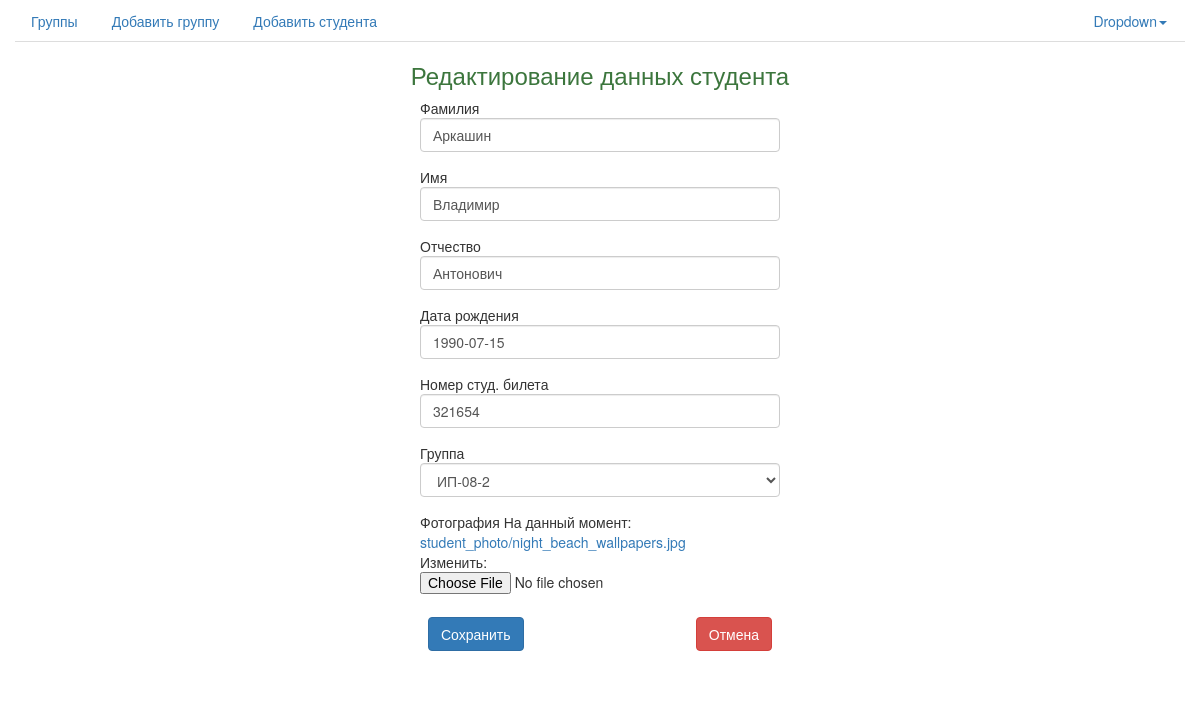
The page /edit_student/10/ on the database as committed earlier.
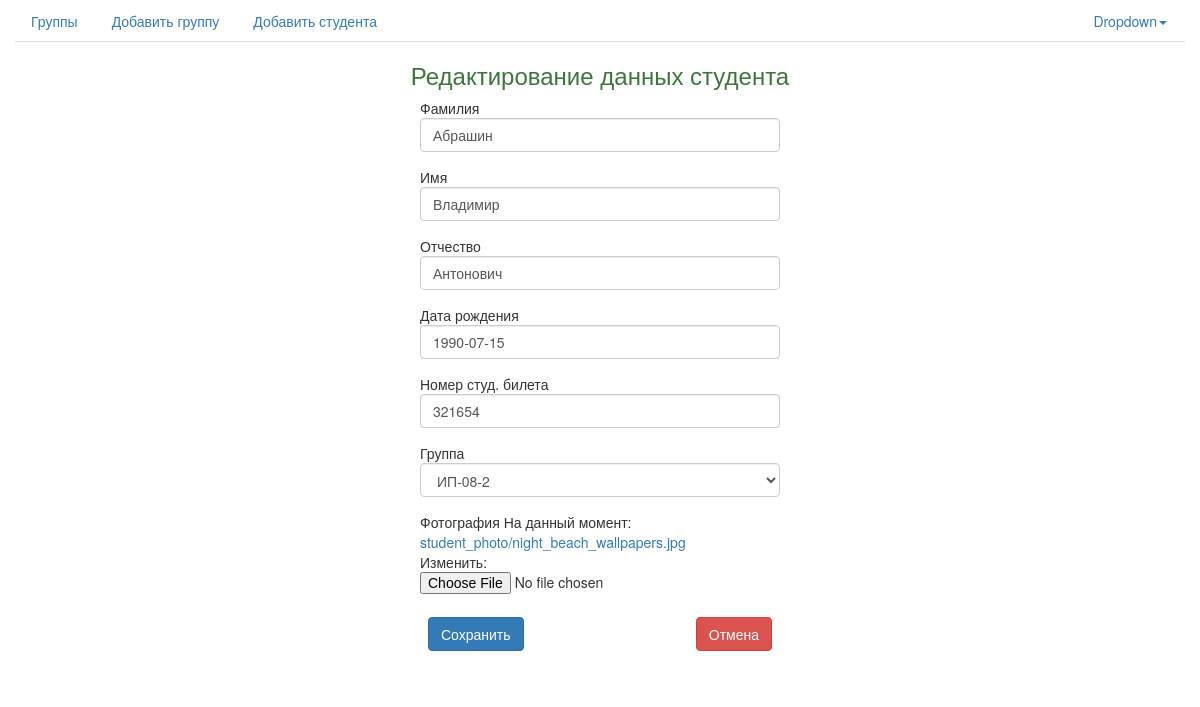
The same page on the database as committed later.
### student/models.py (models this page shows, shortened)
class Student(models.Model):
    last_name = models.CharField(max_length=255, verbose_name=u'Фамилия')
    first_name = models.CharField(max_length=255, verbose_name=u'Имя')
    patronymic = models.CharField(max_length=255, verbose_name=u'Отчество')
    photo = models.ImageField(upload_to='student_photo', verbose_name=u'Фотография')
    birth_day = models.DateField(auto_now=False, verbose_name=u'Дата рождения')
    students_ticket_number = models.PositiveIntegerField(verbose_name=u'Номер студ. билета')
    in_group = models.ForeignKey('Group', related_name='r_students', verbose_name=u'Группа')
    class Meta:
        ordering = ['last_name', 'first_name']
        verbose_name = u'Студент'
        verbose_name_plural = u'Студенты'

### app/views.py (the view, shortened to what this page needs)
# urls.py: url(r'^edit_student/(?P<pk>\d+)/$', StudentEditView.as_view(), name='edit_student'),
class StudentEditView(UpdateView):
    template_name = 'edit_student.html'
    model = Student
    form_class = StudentAddForm

### app/form.py
class StudentAddForm(forms.ModelForm):
    class Meta:
        model = Student
        fields = ('last_name', 'first_name', 'patronymic', 'birth_day', 'students_ticket_number', 'in_group', 'photo')
        widgets = {
            'last_name': forms.TextInput(attrs={'class': "form-control"}),
            'first_name': forms.TextInput(attrs={'class': "form-control"}),
            'patronymic': forms.TextInput(attrs={'class': "form-control"}),
            'birth_day': forms.DateInput(attrs={'class': "form-control"}),
            'in_group': forms.Select(attrs={'class': "form-control"}),
            'students_ticket_number': forms.TextInput(attrs={'class': "form-control"}),
        }

### student/models.py (called while the page is built)
    def __unicode__(self):
        return self.title

### templates/edit_student.html
{% extends "base.html" %}
{% block content %}
<div class="container-fluid">
	<div class="row">
		<div class="col-md-12">
			<h3 class="text-center text-success">
				Редактирование данных студента
			</h3>
		</div>
	</div>
	<div class="row">
		<div class="col-md-4">
		</div>
		<div class="col-md-4">
			<form role="form" method="post" enctype="multipart/form-data" id="contactform">{% csrf_token %}
				{% for field in form %}
                    <div class="form-group">
                        {% if field.errors %}
                            <div class="alert alert-warning" role="alert">
                                {{ field.label }}
                                {{ field }}{{ field.errors }}
                            </div>
                        {% else %}
                            {{ field.label }}
                            {{ field }}
                        {% endif %}
                    </div>
                {% endfor %}
				<table class="table">
                    <thead>
                        <tr>
                            <td class="text-left">
                                <input type="submit" value="Сохранить" class="btn btn-primary"/>
                            </td>
                            <td class="text-right">
                                <a href="/student_detail/{{ student.id }}"><button type="button" class="btn btn-danger">Отмена</button></a>
                            </td>
                        </tr>
                    </thead>
                </table>
			</form>
		</div>
		<div class="col-md-4">
		</div>
	</div>
</div>
{% endblock %}

Rows that differ between the two databases and show on the page:
changed Student "Владимир": last_name "Аркашин" → "Абрашин"
